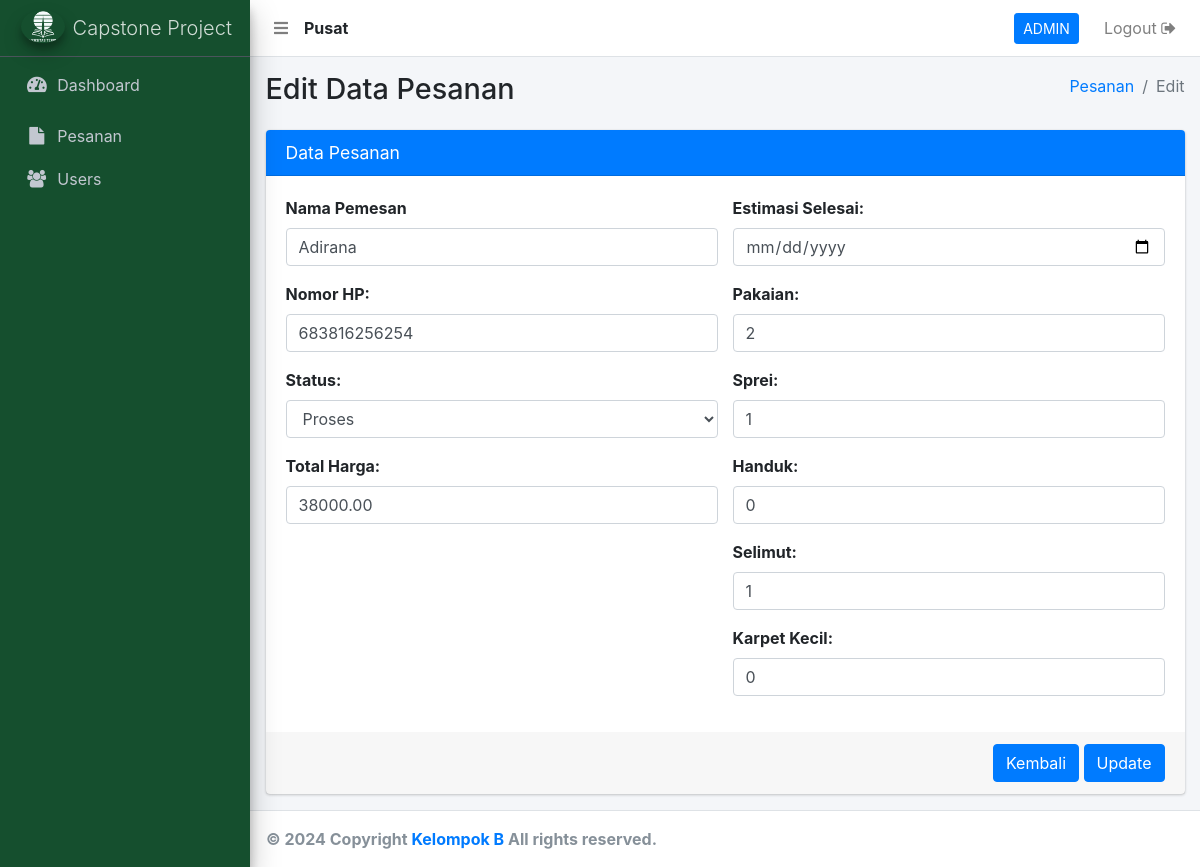
Page /Laundry/edit-pesanan.php?id=2 (signed in) on the committed database.
### tables this page shows
CREATE TABLE `user` (
  `user_id` int(11) NOT NULL,
  `user_nama` varchar(500) NOT NULL,
  `user_no_hp` varchar(250) NOT NULL,
  `user_alamat` text NOT NULL,
  `user_email` varchar(250) NOT NULL,
  `user_password` varchar(500) NOT NULL,
  `user_create` varchar(250) NOT NULL,
  `user_level` varchar(250) NOT NULL,
  `user_status` varchar(250) NOT NULL,
  `user_cabang` int(11) NOT NULL
);

CREATE TABLE `pesanan` (
  `id` int(11) NOT NULL,
  `nama` varchar(100) NOT NULL,
  `nomor_hp` varchar(15) NOT NULL,
  `status` enum('belum selesai','Proses','Selesai','Dibatalkan') NOT NULL,
  `total_harga` decimal(15,2) NOT NULL,
  `estimasi_selesai` datetime NOT NULL,
  `pakaian` int(11) DEFAULT 0,
  `sprei` int(11) DEFAULT 0,
  `handuk` int(11) DEFAULT 0,
  `selimut` int(11) DEFAULT 0,
  `karpet_kecil` int(11) DEFAULT 0,
  `waktu_masuk` timestamp NULL DEFAULT NULL,
  `aktif` tinyint(1) DEFAULT 1
);

### Laundry/_header-artibut.php (called while the page is built, shortened)
<?php
  	include 'aksi/functions.php';
    $userLoginCabang = mysqli_query( $conn, "select user_cabang from user where user_id = '".$_SESSION['user_id']."'");
    $sessionCabangData = mysqli_fetch_array($userLoginCabang);
    $sessionCabang     = $sessionCabangData['user_cabang'];
    if ( $sessionCabang < 1 ) {
      $tipeToko = "Pusat";
    } else {
      $tipeToko = "Cabang ".$sessionCabang;
    }
?>

### Laundry/edit-pesanan.php (the view, shortened to what this page needs)
<?php
include '_header.php';
include '_nav.php';
include '_sidebar.php';
include 'aksi/koneksi.php';
if (isset($_GET['id'])) {
    $id = $_GET['id'];
    $sql = "SELECT * FROM pesanan WHERE id='$id'";
    $result = $conn->query($sql);
    if ($result->num_rows > 0) {
        $row = $result->fetch_assoc();
    } else {
        echo "Data tidak ditemukan!";
        exit();
    }
}
?>
<div class="content-wrapper">
    <section class="content-header">
        <div class="container-fluid">
            <div class="row mb-2">
                <div class="col-sm-6">
                    <h1>Edit Data Pesanan</h1>
                </div>
                <div class="col-sm-6">
                    <ol class="breadcrumb float-sm-right">
                        <li class="breadcrumb-item"><a href="pesanan">Pesanan</a></li>
                        <li class="breadcrumb-item active">Edit</li>
                    </ol>
                </div>
            </div>
        </div>
    </section>
    <section class="content">
        <div class="container-fluid">
            <div class="row">
                <div class="col-md-12">
                    <div class="card card-primary">
                        <div class="card-header">
                            <h3 class="card-title">Data Pesanan</h3>
                        </div>
                        <form action="" method="post">
                            <div class="card-body">
                                <div class="row">
                                    <div class="col-md-6 col-lg-6">
                                        <div class="form-group">
                                            <label for="nama">Nama Pemesan</label>
                                            <input type="text" name="nama" class="form-control" id="nama" value="<?php echo $row['nama']; ?>" required >
                                        </div>
                                        <div class="form-group">
                                            <label for="nomor_hp">Nomor HP:</label>
                                            <input type="text" id="nomor_hp" name="nomor_hp" class="form-control" value="<?php echo $row['nomor_hp']; ?>" required>
                                        </div>
                                        <div class="form-group">
                                            <label for="status">Status:</label>
                                            <select name="status" id="status" class="form-control" required>
                                                <option value="Proses" <?php echo ($row['status'] == 'Proses') ? 'selected' : ''; ?>>Proses</option>
                                            </select>
                                        </div>
                                        <div class="form-group">
                                            <label for="total_harga">Total Harga:</label>
                                            <input type="number" id="total_harga" name="total_harga" class="form-control" value="<?php echo $row['total_harga']; ?>" required>
                                        </div>
                                    </div>
                                    <div class="col-md-6 col-lg-6">
                                        <div class="form-group">
                                            <label for="estimasi_selesai">Estimasi Selesai:</label>
                                            <input type="date" id="estimasi_selesai" name="estimasi_selesai" class="form-control" value="<?php echo $row['estimasi_selesai']; ?>" required>
                                        </div>
                                        <div class="form-group">
                                            <label for="pakaian">Pakaian:</label>
                                            <input type="number" id="pakaian" name="pakaian" class="form-control" value="<?php echo $row['pakaian']; ?>" required>
                                        </div>
                                        <div class="form-group">
                                            <label for="sprei">Sprei:</label>
                                            <input type="number" id="sprei" name="sprei" class="form-control" value="<?php echo $row['sprei']; ?>" required>
                                        </div>
                                        <div class="form-group">
                                            <label for="handuk">Handuk:</label>
                                            <input type="number" id="handuk" name="handuk" class="form-control" value="<?php echo $row['handuk']; ?>" required>
                                        </div>
                                        <div class="form-group">
                                            <label for="selimut">Selimut:</label>
                                            <input type="number" id="selimut" name="selimut" class="form-control" value="<?php echo $row['selimut']; ?>" required>
                                        </div>
                                        <div class="form-group">
                                            <label for="karpet_kecil">Karpet Kecil:</label>
                                            <input type="number" id="karpet_kecil" name="karpet_kecil" class="form-control" value="<?php echo $row['karpet_kecil']; ?>" required>
                                        </div>
                                    </div>
                                </div>
                            </div>
                            <div class="card-footer text-right">
                                <a href="pesanan" class="btn btn-primary">Kembali</a>
                                <input type="submit" name="edit" value="Update" class="btn btn-primary">
                            </div>
                        </form>
                    </div>
                </div>
            </div>
        </div>
    </section>
</div>
<?php
include '_footer.php';
?>

### Laundry/_nav.php (shortened to what this page needs)
<nav class="main-header navbar navbar-expand navbar-white navbar-light">
    <ul class="navbar-nav">
      <li class="nav-item">
        <a class="nav-link" data-widget="pushmenu" href="#"><i class="fas fa-bars"></i></a>
      </li>
      <li class="nav-item" style="padding-top: 8px;">
        <?php
          echo "<b>".$tipeToko."</b>";
        ?>
      </li>
    </ul>
    <ul class="navbar-nav ml-auto">
        <li class="nav-item">
         <a class="btn btn-block btn-primary btn-sm"   style="margin-top: 5px; color:white;"><?= $_SESSION['user_nama']; ?></a>
      </li>
      <li class="nav-item">
        <a href="<?php echo "aksi/logout.php?logout";?>"onclick="return confirm('Apakah anda yakin logout ?')" class="nav-link">Logout <i class="fa fa-sign-out"></i>
        </a>
      </li>
    </ul>
  </nav>

### rows in the picture
user: user_cabang "Pusat"
pesanan: nama "Adirana", nomor_hp "683816256254", total_harga "38000.00", pakaian "2", sprei "1", handuk "0", selimut "1", karpet_kecil "0"

### other values in the picture
$_SESSION['user_nama'] "ADMIN"
